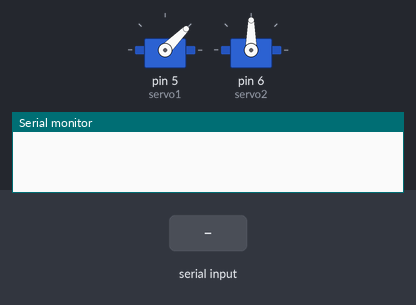
The sketch below on a simulated Arduino Uno, built with avr-gcc and run on an emulated ATmega328P. Shown: 2 × servo, the last lines printed to the serial monitor. The test bench sets the inputs (shaded band).

Above: at 1.2 s.
1.3 s: "1\n" received over Serial
At 2.2 s:
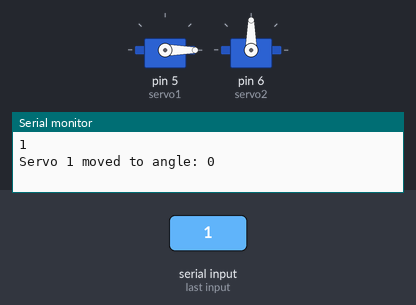
2.8 s: "2\n" received over Serial
At 3.4 s:
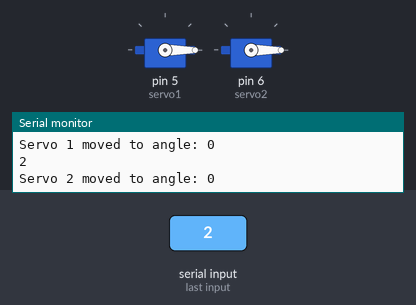
Timing chart, 0 to 5.8 s (numbered marks = the images above; inputs shaded):
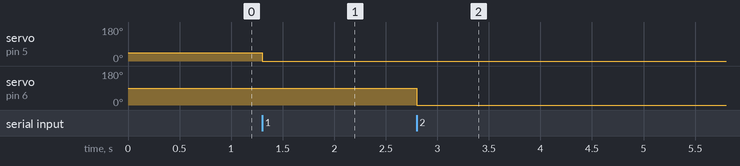

Measured:
- after the input at 1.3 s, servo on pin 5 (servo1): 45° → 0° at once
- after the input at 2.8 s, servo on pin 6 (servo2): 90° → 0° at once

The sketch:

banca_servos_teste.ino
```cpp
#include <Servo.h>

Servo servo1;
Servo servo2;
//Servo servo3;

int angle = 0;

int minAngle = 0;
int maxAngle = 180;

int minPulseWidth = 580;
int maxPulseWidth = 2770;

void setup() {
  Serial.begin(9600);

  servo1.attach(5, minPulseWidth, maxPulseWidth);
  servo2.attach(6, minPulseWidth, maxPulseWidth);
//  servo3.attach(7, minPulseWidth, maxPulseWidth);

  servo1.writeMicroseconds(map(45, minAngle, maxAngle, minPulseWidth, maxPulseWidth));
  servo2.writeMicroseconds(map(90, minAngle, maxAngle, minPulseWidth, maxPulseWidth));
//  servo3.writeMicroseconds(map(90, minAngle, maxAngle, minPulseWidth, maxPulseWidth));
}

void loop() {
  if (Serial.available() > 0) {
    String input = Serial.readStringUntil('\n');
    if (input.length() > 0) {
      Serial.println(input);
      input.trim();

      if (isdigit(input[0])) {
        int servoNumber = input.substring(0, 1).toInt();
        int servoAngle = input.substring(1).toInt();

        if (servoNumber == 1) {
          servo1.writeMicroseconds(map(servoAngle, minAngle, maxAngle, minPulseWidth, maxPulseWidth));
          Serial.print("Servo 1 moved to angle: ");
          Serial.println(servoAngle);
        }
        else if (servoNumber == 2) {
          servo2.writeMicroseconds(map(servoAngle, minAngle, maxAngle, minPulseWidth, maxPulseWidth));
          Serial.print("Servo 2 moved to angle: ");
          Serial.println(servoAngle);
        }
        else if (servoNumber == 3) {
//          servo3.writeMicroseconds(map(servoAngle, minAngle, maxAngle, minPulseWidth, maxPulseWidth));
          Serial.print("Servo 3 moved to angle: ");
          Serial.println(servoAngle);
        }
      }
    }
  }
}
```
